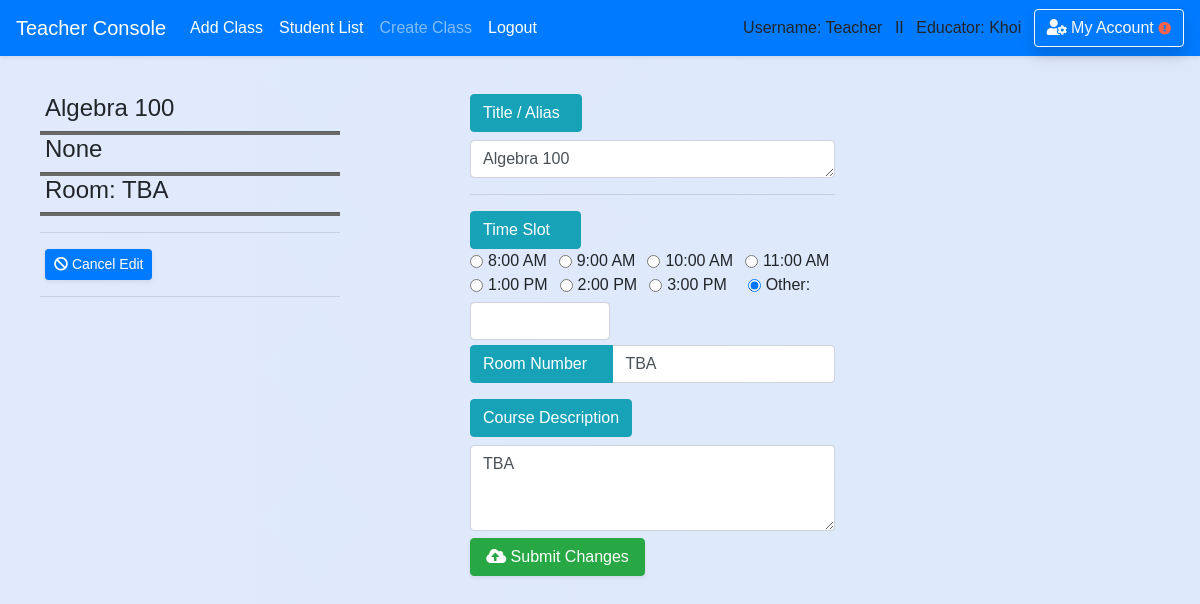
The app's page /teacher/classroom/edit_classroom/26 (signed in), older data.
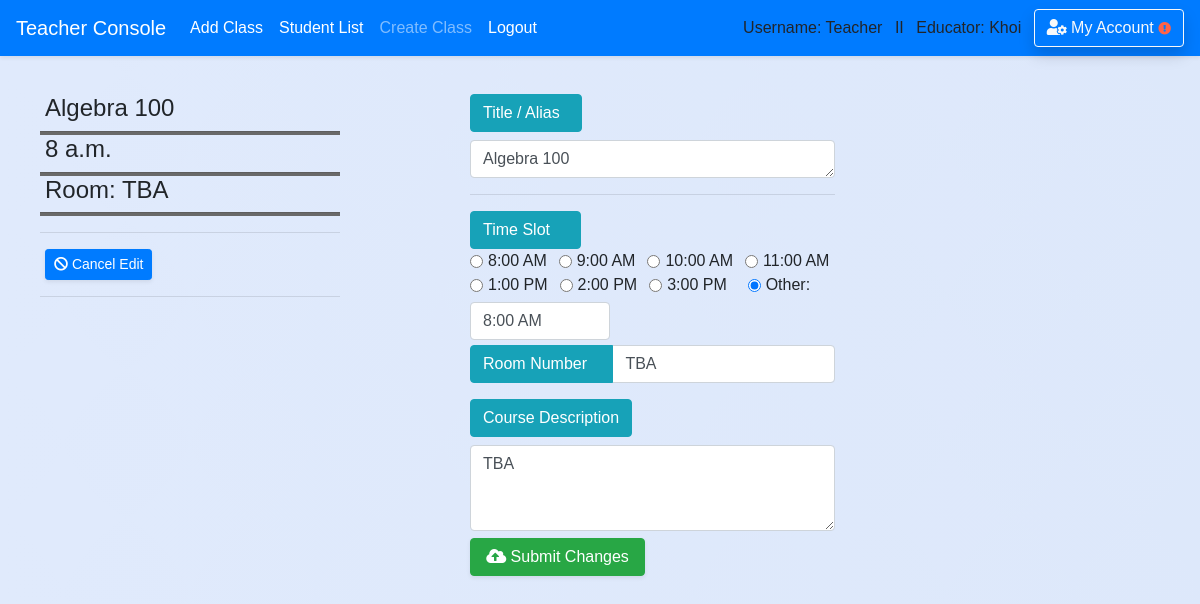
The same page, newer data.
### school_app/models.py (models this page shows, shortened)
class Classroom(models.Model):
    course_title = models.CharField(max_length=50,default='')
    course_number = models.CharField(max_length=20,default='')
    teacher_name = models.CharField(max_length=50,default='')
    teacher_idx = models.CharField(max_length=10,default='')
    room_number = models.CharField(max_length=10,default='TBA')
    time = models.TimeField(blank=True,null=True)
    description = models.CharField(max_length=300,default='TBA')
    is_archive = models.BooleanField(default=False)
    semester = models.CharField(max_length=50,default='')
    year = models.CharField(max_length=4,default='')
    teacher = models.ForeignKey('Teacher',blank=True, null=True, on_delete = models.SET_NULL, related_name='classroom_by_teacher')
    course = models.ForeignKey('Course',blank=True, null=True, on_delete = models.SET_NULL, related_name='course_in_classroom')
    student = models.ManyToManyField(Student, blank=True)

### school_app/views_logged.py (the view, shortened to what this page needs)
# urls.py: path('teacher/classroom/edit_classroom/', views_logged.edit_classroom, name='save_edit_classroom'),
def edit_classroom(request,classroom_id=None,rout_from=None):
    if is_login(request) == False:
        return redirect('/login')
    if is_login(request) == True:
        if request.user.profile.is_teacher == False:
            messages.warning(request, "You don't have Instructor's Privilege!")
            return redirect('/')
        classroom = Classroom.objects.filter(id=classroom_id).first()
        course_id = classroom.course.id
        return render(request,'teacher/classroom/edit_classroom.html',
        {'classroom':classroom,'course_id':course_id,'rout_from':rout_from})

### school_app/views_functions.py (called while the page is built)
def is_login(request):
    if not request.user.is_authenticated:
        messages.warning(request, "Please Login or Create an Account.")
        return False
    return True

### school_app/templates/teacher/classroom/edit_classroom.html (shortened to what the changed rows need)
{% extends 'base.html' %}
{% block content %}
<br>
<div class="container" style='padding-top:25px; padding-left:20px'>
         <div class="panel panel-login">
        <div class="panel-body">
          <div class="row">
        <div style="width: 400px">
        <div style='width:300px'>
        <h4 style='padding-left: 5px'>{{classroom.course_title}}</h4>
        <hr class='hr-line'/>
        <h4 style='padding-left: 5px'>{{ classroom.time }}</h4>
        <hr class='hr-line'/>
        <h4 style='padding-left: 5px'>Room: {{classroom.room_number}}</h4>
        <hr class='hr-line'/>
        <hr style="text-align:left;margin-left:0;height:0px;padding: 0px"/>
        <div style='padding-left: 5px'>
          <a class="btn btn-sm btn-primary shadow-sm" href='{% url "classroom_view" course_id=course_id %}'><i class="fas fa-ban"></i> Cancel Edit</a></a>
        </div>
        <hr style="text-align:left;margin-left:0;height:0px;padding: 0px"/>
        </div>
        </div>
    <form action="/teacher/classroom/edit_classroom/", method="post", id=''> {% csrf_token %}
        <div class="input-group mb-3" style='width:400px' >
        <div>
        <div class="input-group-prepend">
          <label class="btn btn-info" for='' >Title / Alias &nbsp</label>
        </div>
          <textarea class="form-control" style='width:365px' name='course_title' maxlength='100' id="" rows="1" cols='40' data-toggle="popover" title="" data-content="For your reference only"required>{{classroom.course_title}}</textarea>
          <hr/>
          <button class="btn btn-info" >Time Slot &nbsp&nbsp&nbsp</button>
          </div>
          <br>
          <div style = 'width:140px;right-align:10px'class="form-check form-check-inline">
            <input type='text'class="form-control" name="custom_time" maxlength='8'id="" value='{{ classroom.time|time:"g:i A" }}' data-toggle="popover" title="" data-content='Format hh:mm AM/PM'>
          </div><br><br>
        <div class="input-group mb-3" style='width:365px' >
          <div class="input-group-prepend">
            <button class="btn btn-info" >Room Number &nbsp&nbsp</button>
          </div>
            <input type="text" class="form-control" name='room_number'id="" maxlength="10" value='{{ classroom.room_number }}' data-toggle="popover" title="" data-content='Where you do your lecture' required>
        </div>
        <div>
          <label class="btn btn-info" for='description' >Course Description</label>
          <textarea class="form-control" style='width:365px' name='description'
          maxlength='200' id="" rows="3" cols='40' data-toggle="popover" title="" data-content="Briefly describe your Course"required>{{ classroom.description }}</textarea>
          <button style='width:175px' class="btn btn-md btn-success btn-block text-center shadow-sm"><i class="fas fa-cloud-upload-alt"></i> Submit Changes</button>
        </div>
        </div>
    </form>
{% endblock %}

Row changes from the older to the newer data that the page shows:
changed Classroom "Algebra 100": time "None" → "8 a.m."; custom_time (not shown) → "8:00 AM"
